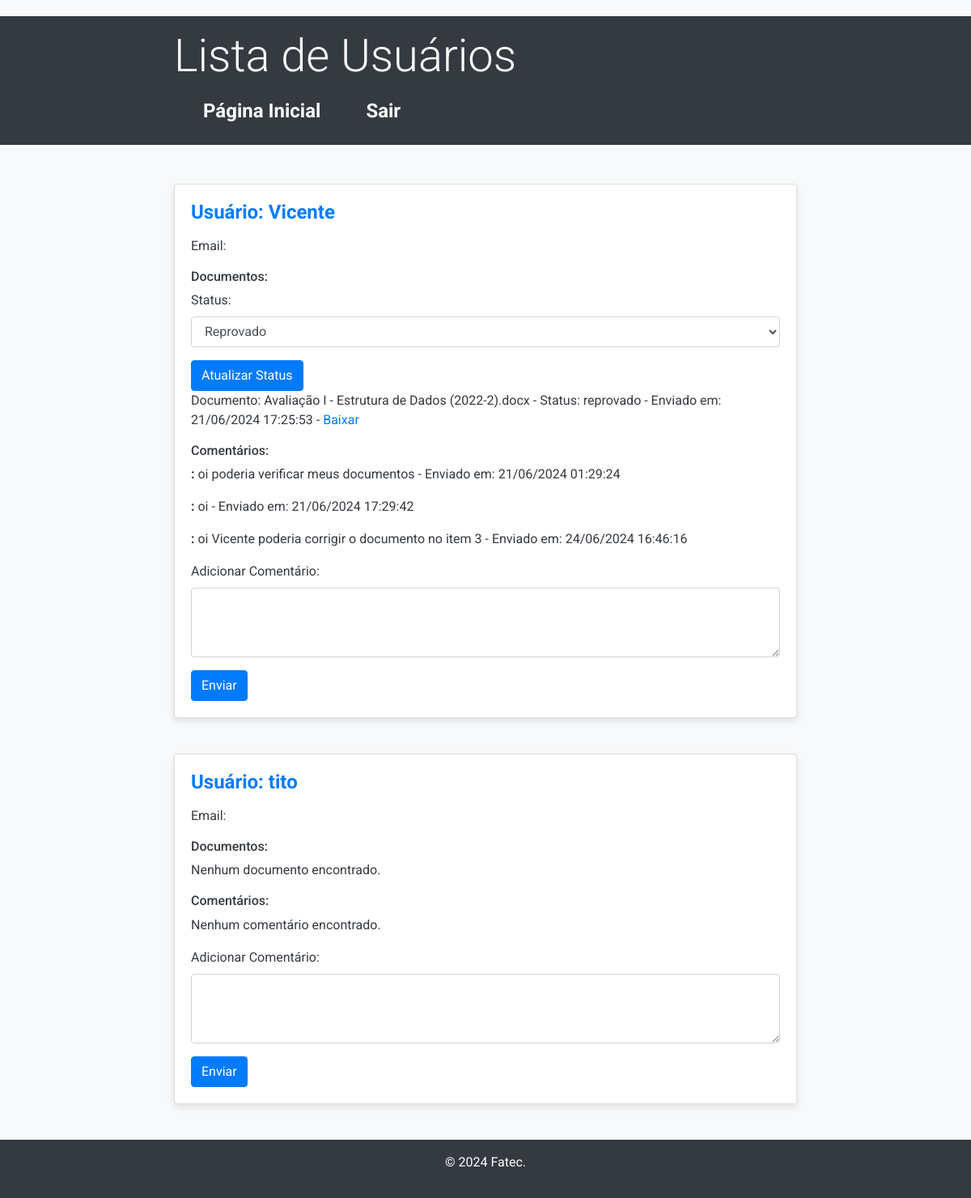
The app's page /dashboard.php (signed in) with its own data.
### tables this page shows
CREATE TABLE `users` (
  `id` int(11) NOT NULL,
  `nome` varchar(50) NOT NULL,
  `senha` varchar(255) NOT NULL,
  `email` varchar(100) NOT NULL,
  `foto` varchar(255) DEFAULT NULL,
  `role` enum('admin','user') NOT NULL DEFAULT 'user'
);

CREATE TABLE `documentos` (
  `id` int(11) NOT NULL,
  `usuario_id` int(11) DEFAULT NULL,
  `nome` varchar(255) DEFAULT NULL,
  `arquivo` varchar(255) DEFAULT NULL,
  `status` enum('pendente','aprovado','reprovado') DEFAULT 'pendente',
  `data_envio` timestamp NOT NULL DEFAULT current_timestamp()
);

CREATE TABLE `comentarios` (
  `id` int(11) NOT NULL,
  `usuario_id` int(11) NOT NULL,
  `autor` varchar(255) DEFAULT NULL,
  `comentario` text NOT NULL,
  `data_envio` timestamp NOT NULL DEFAULT current_timestamp(),
  `respondido_por` int(11) DEFAULT NULL,
  `data_resposta` timestamp NULL DEFAULT NULL
);

### dashboard.php (the view, shortened to what this page needs)
<?php
include("db.php");
$query = "SELECT * FROM users WHERE role = 'user'";
$stmt = $conn->query($query);
if ($stmt !== false) {
    $users = $stmt->fetchAll(PDO::FETCH_ASSOC);
} else {
    echo "Erro ao executar a consulta: " . $conn->errorInfo()[2];
}
?>
<!DOCTYPE html>
<html lang="pt-br">
<head>
    <link href="https://stackpath.bootstrapcdn.com/bootstrap/4.5.2/css/bootstrap.min.css" rel="stylesheet">
    <link href="https://cdn.jsdelivr.net/npm/aos@2.3.4/dist/aos.css" rel="stylesheet">
    <link rel="stylesheet" href="./css/estilo.css">
</head>
<body>
    <header class="bg-dark text-white py-3">
        <div class="container">
            <h1 class="display-4">Lista de Usuários</h1>
            <nav class="navbar navbar-expand-lg navbar-dark">
                <a class="navbar-brand" href="index.php">Página Inicial</a>
                <a class="navbar-brand" href="logout.php">Sair</a>
            </nav>
        </div>
    </header>
    <div class="container mt-5">
        <div class="row" data-aos="fade-up">
            <?php
            if (!empty($users)) {
                foreach ($users as $user) {
                    $id = $user['id'];
                    $nome = $user['nome'];
                    $email = $user['email'];
                    $documentQuery = "SELECT * FROM documentos WHERE usuario_id = :usuario_id";
                    $stmtDoc = $conn->prepare($documentQuery);
                    $stmtDoc->execute(['usuario_id' => $id]);
                    $documents = $stmtDoc->fetchAll(PDO::FETCH_ASSOC);
                    $commentQuery = "SELECT * FROM comentarios WHERE usuario_id = :usuario_id";
                    $stmtCom = $conn->prepare($commentQuery);
                    $stmtCom->execute(['usuario_id' => $id]);
                    $comments = $stmtCom->fetchAll(PDO::FETCH_ASSOC);
                    echo "
                    <div class='col-md-12 mb-4' data-aos='zoom-in'>
                        <div class='card'>
                            <div class='card-body'>
                                <h5 class='card-title'>Usuário: {$nome}</h5>
                                <p class='card-text'>Email: {$email}</p>
                                <h6 class='mt-3'>Documentos:</h6>";
                    if (!empty($documents)) {
                        foreach ($documents as $doc) {
                            $doc_name = htmlspecialchars($doc['nome']);
                            $doc_status = htmlspecialchars($doc['status']);
                            $doc_date = date('d/m/Y H:i:s', strtotime($doc['data_envio']));
                            $doc_file = htmlspecialchars($doc['arquivo']);
                            echo "
                            <form action='atualizar_status.php' method='post'>
                                <input type='hidden' name='documento_id' value='{$doc['id']}'>
                                <div class='form-group'>
                                    <label for='status'>Status:</label>
                                    <select class='form-control' name='status' id='status'>
                                        <option value='aprovado' " . ($doc_status == 'aprovado' ? 'selected' : '') . ">Aprovado</option>
                                        <option value='analisando' " . ($doc_status == 'analisando' ? 'selected' : '') . ">Analisando</option>
                                        <option value='reprovado' " . ($doc_status == 'reprovado' ? 'selected' : '') . ">Reprovado</option>
                                    </select>
                                </div>
                                <button type='submit' class='btn btn-primary'>Atualizar Status</button>
                            </form>
                            ";
                            echo "<p>Documento: {$doc_name} - Status: {$doc_status} - Enviado em: {$doc_date} - <a href='{$doc_file}' download>Baixar</a></p>";
                        }
                    } else {
                        echo "<p>Nenhum documento encontrado.</p>";
                    }
                    echo "<h6 class='mt-3'>Comentários:</h6>";
                    if (!empty($comments)) {
                        foreach ($comments as $com) {
                            $com_text = htmlspecialchars($com['comentario']);
                            $com_date = date('d/m/Y H:i:s', strtotime($com['data_envio']));
                            $com_author = htmlspecialchars($com['autor']);
                            echo "<p><strong>{$com_author}:</strong> {$com_text} - Enviado em: {$com_date}</p>";
                        }
                    } else {
                        echo "<p>Nenhum comentário encontrado.</p>";
                    }
                    echo "
                                <form action='add_comment.php' method='post' class='mt-3'>
                                    <input type='hidden' name='usuario_id' value='{$id}'>
                                    <div class='form-group'>
                                        <label for='comentario'>Adicionar Comentário:</label>
                                        <textarea class='form-control' name='comentario' id='comentario' rows='3' required></textarea>
                                    </div>
                                    <button type='submit' class='btn btn-primary'>Enviar</button>
                                </form>
                            </div>
                        </div>
                    </div>";
                }
            } else {
                echo "<p>Nenhum usuário encontrado.</p>";
            }
            ?>
        </div>
    </div>
    <footer class="bg-dark text-white text-center py-3">
        <p>&copy; 2024 Fatec.</p>
    </footer>
</body>
</html>

### css/estilo.css (style rules this page uses)
body { font-family: 'Roboto', sans-serif; background-color: #f8f9fa; color: #343a40; margin-top: 20px; }
.container { max-width: 800px; }
.navbar-brand { color: #fff; font-size: 1.5rem; font-weight: bold; padding: 0 20px; }
.btn-primary { background-color: #007bff; border-color: #007bff; transition: background-color 0.3s ease; }
.card { box-shadow: 0 4px 8px rgba(0, 0, 0, 0.1); margin-bottom: 20px; }
.card-body { padding: 20px; }
.card-title { font-size: 1.5rem; font-weight: bold; color: #007bff; margin-bottom: 15px; }

### records on screen
users: nome "Vicente"
documentos: status "Reprovado", nome "Avaliação I - Estrutura de Dados (2022-2).docx", status "reprovado", data_envio "21/06/2024 17:25:53"
comentarios: comentario "oi poderia verificar meus documentos", data_envio "21/06/2024 01:29:24"
comentarios: comentario "oi", data_envio "21/06/2024 17:29:42"
comentarios: comentario "oi Vicente poderia corrigir o documento no item 3", data_envio "24/06/2024 16:46:16"
users: nome "tito", shows "Nenhum documento encontrado.", shows "Nenhum comentário encontrado."
